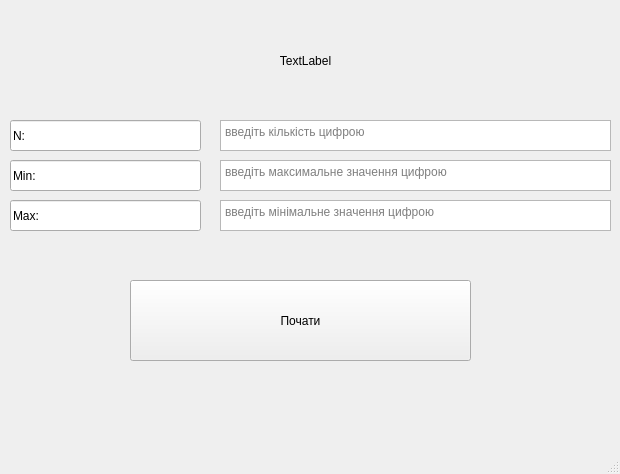
<?xml version="1.0" encoding="UTF-8"?>
<ui version="4.0">
 <class>MainWindow</class>
 <widget class="QMainWindow" name="MainWindow">
  <property name="geometry">
   <rect>
    <x>0</x>
    <y>0</y>
    <width>620</width>
    <height>474</height>
   </rect>
  </property>
  <property name="windowTitle">
   <string>MainWindow</string>
  </property>
  <widget class="QWidget" name="centralwidget">
   <widget class="QLineEdit" name="lineN">
    <property name="geometry">
     <rect>
      <x>10</x>
      <y>120</y>
      <width>191</width>
      <height>31</height>
     </rect>
    </property>
    <property name="text">
     <string>N:</string>
    </property>
    <property name="readOnly">
     <bool>true</bool>
    </property>
   </widget>
   <widget class="QPlainTextEdit" name="TextEditN">
    <property name="geometry">
     <rect>
      <x>220</x>
      <y>120</y>
      <width>391</width>
      <height>31</height>
     </rect>
    </property>
    <property name="cursor" stdset="0">
     <cursorShape>IBeamCursor</cursorShape>
    </property>
    <property name="backgroundVisible">
     <bool>false</bool>
    </property>
    <property name="placeholderText">
     <string>введіть кількість цифрою</string>
    </property>
   </widget>
   <widget class="QPlainTextEdit" name="TextEditMin">
    <property name="geometry">
     <rect>
      <x>220</x>
      <y>160</y>
      <width>391</width>
      <height>31</height>
     </rect>
    </property>
    <property name="cursor" stdset="0">
     <cursorShape>IBeamCursor</cursorShape>
    </property>
    <property name="backgroundVisible">
     <bool>false</bool>
    </property>
    <property name="placeholderText">
     <string>введіть максимальне значення цифрою</string>
    </property>
   </widget>
   <widget class="QLineEdit" name="lineMin">
    <property name="geometry">
     <rect>
      <x>10</x>
      <y>160</y>
      <width>191</width>
      <height>31</height>
     </rect>
    </property>
    <property name="text">
     <string>Min:</string>
    </property>
    <property name="readOnly">
     <bool>true</bool>
    </property>
   </widget>
   <widget class="QLineEdit" name="lineMax">
    <property name="geometry">
     <rect>
      <x>10</x>
      <y>200</y>
      <width>191</width>
      <height>31</height>
     </rect>
    </property>
    <property name="text">
     <string>Max:</string>
    </property>
    <property name="readOnly">
     <bool>true</bool>
    </property>
   </widget>
   <widget class="QPlainTextEdit" name="TextEditMax">
    <property name="geometry">
     <rect>
      <x>220</x>
      <y>200</y>
      <width>391</width>
      <height>31</height>
     </rect>
    </property>
    <property name="cursor" stdset="0">
     <cursorShape>IBeamCursor</cursorShape>
    </property>
    <property name="backgroundVisible">
     <bool>false</bool>
    </property>
    <property name="placeholderText">
     <string>введіть мінімальне значення цифрою</string>
    </property>
   </widget>
   <widget class="QPushButton" name="pushStart">
    <property name="geometry">
     <rect>
      <x>130</x>
      <y>280</y>
      <width>341</width>
      <height>81</height>
     </rect>
    </property>
    <property name="text">
     <string>Почати</string>
    </property>
   </widget>
   <widget class="QLabel" name="label">
    <property name="geometry">
     <rect>
      <x>70</x>
      <y>20</y>
      <width>471</width>
      <height>81</height>
     </rect>
    </property>
    <property name="text">
     <string>TextLabel</string>
    </property>
    <property name="alignment">
     <set>Qt::AlignmentFlag::AlignCenter</set>
    </property>
   </widget>
  </widget>
  <widget class="QMenuBar" name="menubar">
   <property name="geometry">
    <rect>
     <x>0</x>
     <y>0</y>
     <width>620</width>
     <height>23</height>
    </rect>
   </property>
  </widget>
  <widget class="QStatusBar" name="statusbar"/>
 </widget>
 <resources/>
 <connections/>
</ui>
